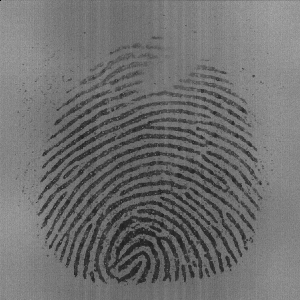
#> input picture DB3_B/104_2.tif, 300 x 300 px, found by its file name
$ python process.py   (older library calls are emulated)
#> lines starting #> are read from the running program, lines starting #| are printed output that depends on the picture
#> further down, img is the input picture: shape (300, 300); min 1, max 169, mean 111
### FE.py
from math import *

import numpy as np
import scipy
from PIL import ImageTk, Image
from cv2 import *
from scipy import ndimage
from scipy import signal
import skimage.morphology

def image_enhance(img):
    # normalise the image and find a ROI
    normim, mask = ridge_segment(img, blksze=16, thresh=0.1)
    # find orientation of every pixel
    orientim = ridge_orient(normim, gradientsigma=1, blocksigma=7, orientsmoothsigma=7)
    # find the overall frequency of ridges
    freq, medfreq = ridge_freq(normim, mask, orientim, blksze=38, windsze=5, minWaveLength=5,
                               maxWaveLength=15)
    freq = medfreq * mask
    # create gabor filter and do the actual filtering
    newim = ridge_filter(normim, orientim, freq, kx=0.65, ky=0.65)
    img = 255 * (newim >= -3)
    return img


def normalise(img):
    return (img - np.mean(img)) / (np.std(img))
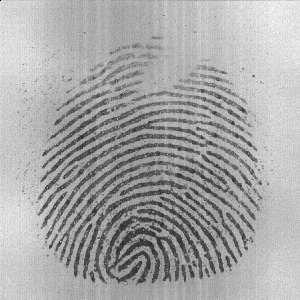
#> returned value: shape (300, 300) float64; min -3.93, max 2.07, mean 1.31e-16; drawn with min black and max white


def ridge_segment(im, blksze, thresh):
    rows, cols = im.shape
    # normalise to get zero mean and unit standard deviation
    im = normalise(im)
    new_rows = np.int(blksze * np.ceil((np.float(rows)) / (np.float(blksze))))
#> new_rows = 304
    new_cols = np.int(blksze * np.ceil((np.float(cols)) / (np.float(blksze))))
#> new_cols = 304
    padded_img = np.zeros((new_rows, new_cols))
    stddevim = np.zeros((new_rows, new_cols))
    padded_img[0:rows][:, 0:cols] = im
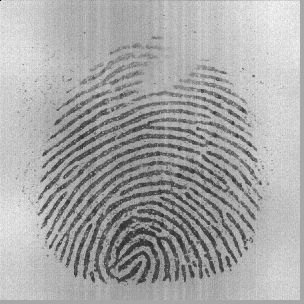
#> padded_img: shape (304, 304) float64; min -3.93, max 2.07, mean 1.4e-16; drawn with min black and max white
    for i in range(0, new_rows, blksze):
        for j in range(0, new_cols, blksze):
            block = padded_img[i:i + blksze][:, j:j + blksze]
            stddevim[i:i + blksze][:, j:j + blksze] = np.std(block) * np.ones(block.shape)
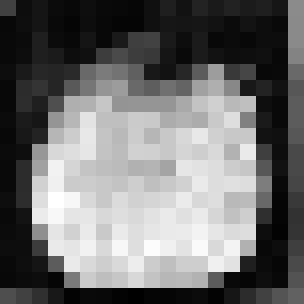
#> stddevim: shape (304, 304) float64; min 0.128, max 1.05, mean 0.529; drawn with min black and max white
    stddevim = stddevim[0:rows][:, 0:cols]
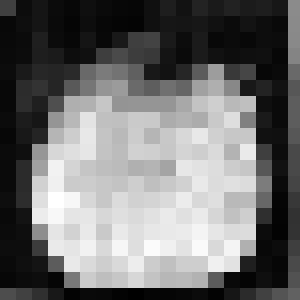
#> stddevim: shape (300, 300) float64; min 0.128, max 1.05, mean 0.534; drawn with min black and max white
    mask = stddevim > thresh
#> mask: shape (300, 300) bool; every value is 1
    mean_val = np.mean(im[mask])
#> mean_val = 1.31e-16
    std_val = np.std(im[mask])
#> std_val = 1
    normim = (im - mean_val) / (std_val)
    return normim, mask


def ridge_orient(im, gradientsigma, blocksigma, orientsmoothsigma):
#> called with gradientsigma = 1, blocksigma = 7, orientsmoothsigma = 7
    rows, cols = im.shape
#> rows = 300; cols = 300
    # Calculate image gradients.
    sze = np.fix(6 * gradientsigma)
    if np.remainder(sze, 2) == 0:
        sze = sze + 1
#> (the run stopped early here; a loop or call above may not have finished)

$ run again, with DB3_B/101_3.tif copied over DB3_B/104_2.tif
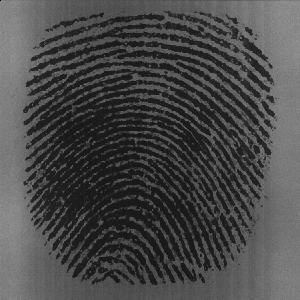
#> input picture DB3_B/101_3.tif, 300 x 300 px, found by its file name
#> img is the input picture: shape (300, 300); min 1, max 154, mean 73.3
#> in ridge_segment, `padded_img[0:rows][:, 0:cols] = im`:
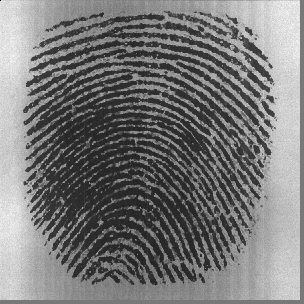
#> padded_img: shape (304, 304) float64; min -1.96, max 2.18, mean -9.96e-17; drawn with min black and max white
#> in ridge_segment, `stddevim = stddevim[0:rows][:, 0:cols]`:
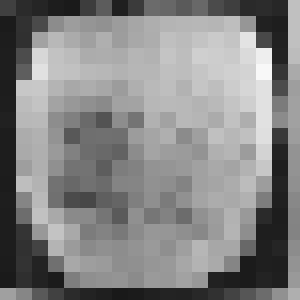
#> stddevim: shape (300, 300) float64; min 0.101, max 0.976, mean 0.523
#> mask: shape (300, 300) bool; every value is 1
#> mean_val = -1.31e-16
#> std_val = 1
#> in ridge_orient, `rows, cols = im.shape`: rows = 300
